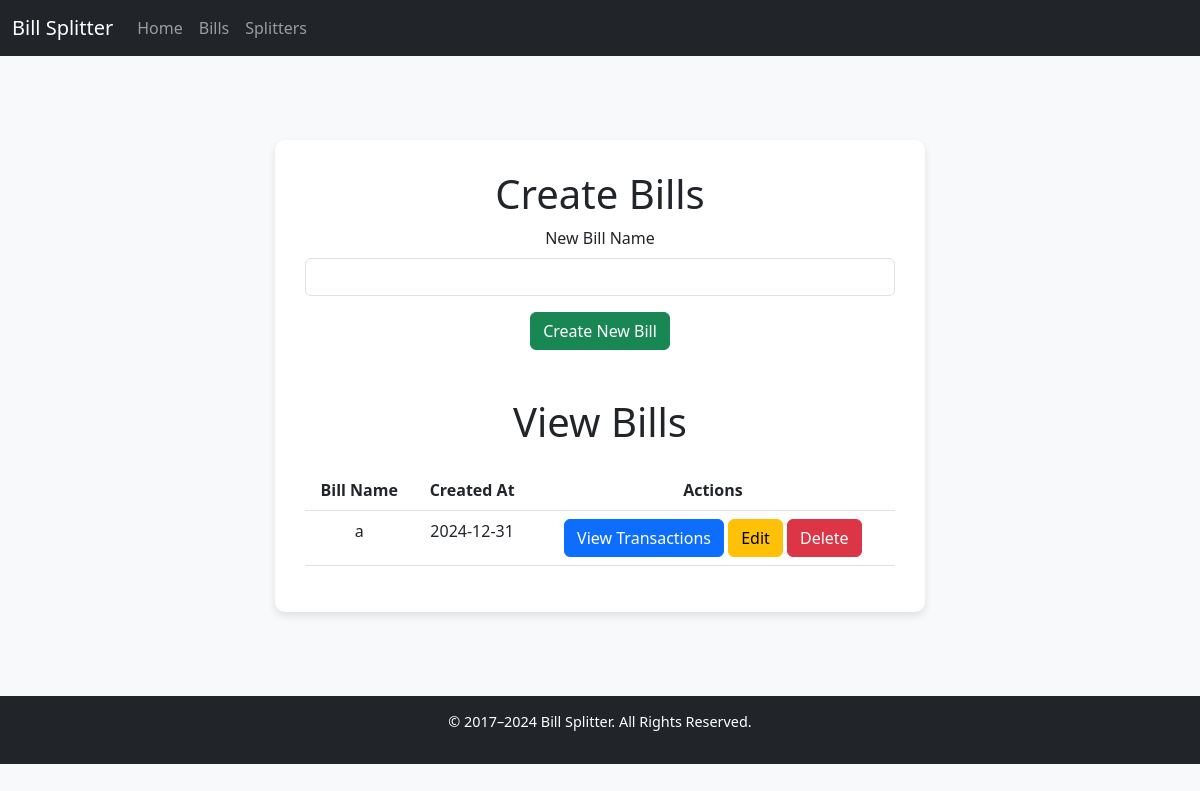
Before: /view_bills with the older database file.
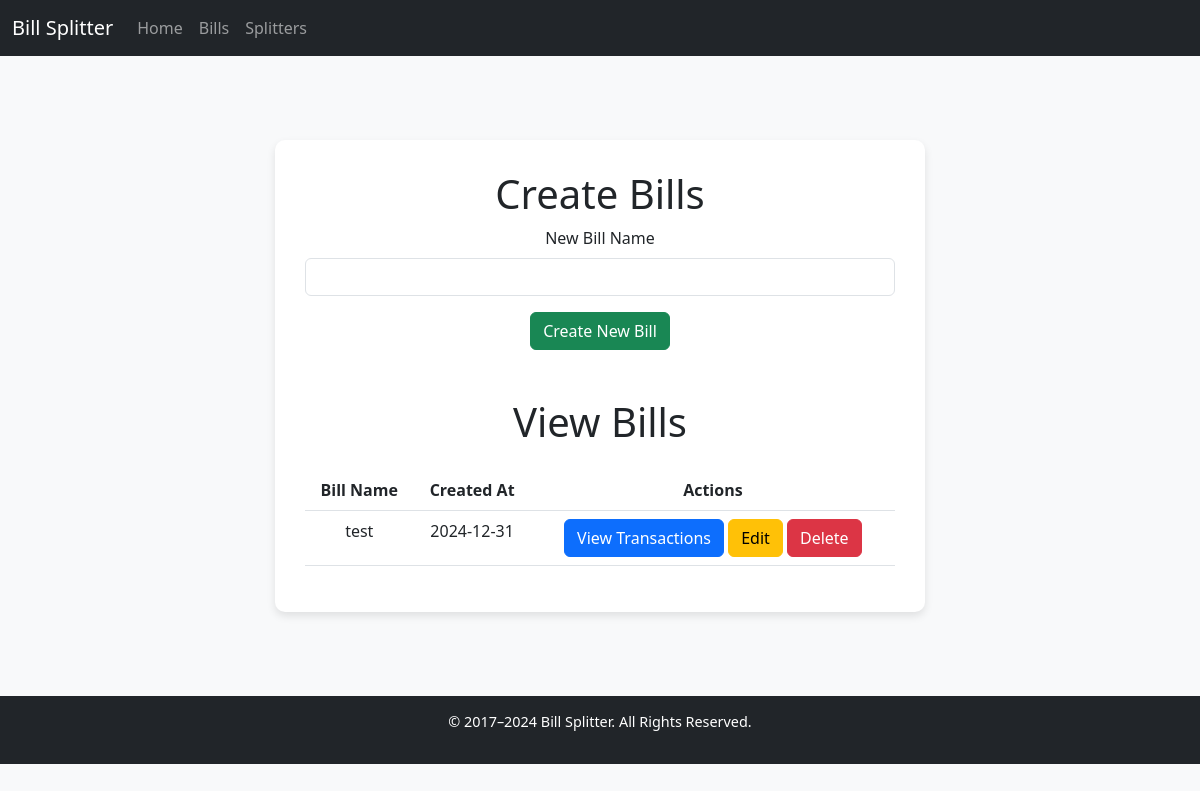
After: the same page with the newer database file.
### app.py (models this page shows)
class Bills(db.Model):
    __tablename__ = 'bills'
    id = db.Column(db.Integer, primary_key=True, autoincrement=True)
    name = db.Column(db.String(100), nullable=False)
    created_at = db.Column(db.DateTime, default=datetime.now(timezone.utc))
    transactions = db.relationship('Transactions', backref='set', lazy=True)

### app.py (the view)
@app.route('/view_bills', methods=['GET'])
def view_bills():
    bill_sets = Bills.query.all()
    return render_template('view_bills.html', bill_sets=bill_sets)

### templates/view_bills.html (shortened to what this page needs)
{% extends "layout.html" %}
{% block content %}
<h1 class="text-center">Create Bills</h1>
<form method="POST" action="/create_bill">
    <div class="mb-3 text-center">
        <label for="bill_name" class="form-label">New Bill Name</label>
        <input type="text" class="form-control" id="bill_name" name="bill_name" required>
    </div>
    <div class = "text-center">
        <button type="submit" class="btn btn-success">Create New Bill</button>
    </div>
</form>
<h1 class="text-center">View Bills</h1>
<table class="table mt-4 text-center">
    <thead>
        <tr>
            <th scope="col">Bill Name</th>
            <th scope="col">Created At</th>
            <th scope="col">Actions</th>
        </tr>
    </thead>
    <tbody>
        {% for bill in bill_sets %}
        <tr>
            <td>{{ bill.name }}</td>
            <td>{{ bill.created_at.strftime('%Y-%m-%d') }}</td>
            <td>
                <a href="/view_transactions/{{ bill.id }}" class="btn btn-primary">View Transactions</a>
                <a href="/edit_bill/{{ bill.id }}" class="btn btn-warning">Edit</a>
                <a href="/delete_bill/{{ bill.id }}" class="btn btn-danger">Delete</a>
            </td>
        </tr>
        {% endfor %}
    </tbody>
</table>
{% endblock %}

Changed rows visible on the page:
removed Bills: name "a", created_at "2024-12-31"
added Bills: name "test", created_at "2024-12-31"
